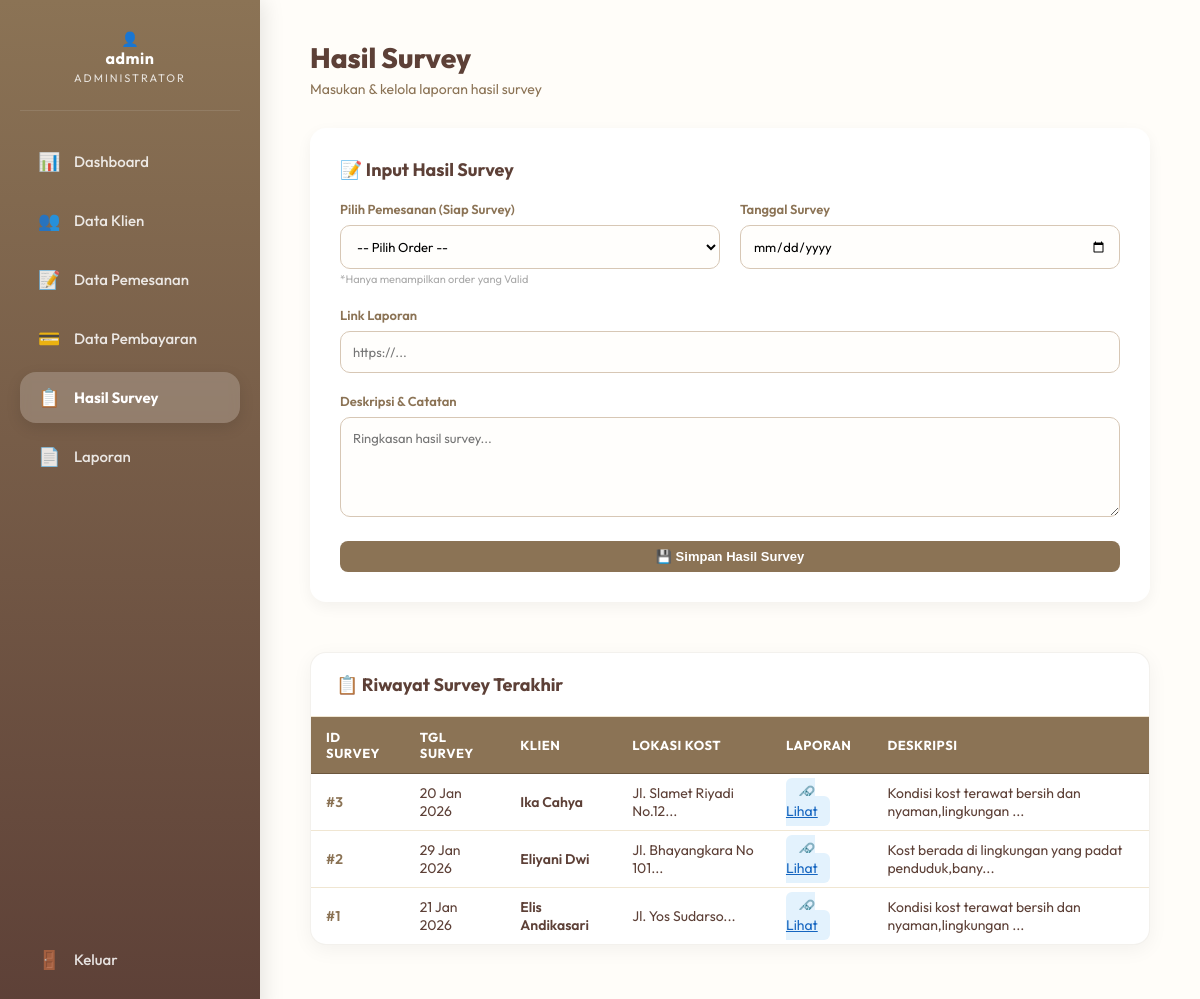
The app's page /admin/survey.php (signed in) with its own data.
### tables this page shows
CREATE TABLE `hasil_survey` (
  `id_survey` int(11) NOT NULL,
  `id_pemesanan` int(11) NOT NULL,
  `deskripsi` text DEFAULT NULL,
  `tanggal_survey` date DEFAULT NULL,
  `dokumentasi_survey` varchar(255) DEFAULT NULL
);

CREATE TABLE `klien` (
  `id_klien` int(8) NOT NULL,
  `nama_lengkap` varchar(100) NOT NULL,
  `email` varchar(100) NOT NULL,
  `no_wa` varchar(15) NOT NULL,
  `password` varchar(255) NOT NULL
);

CREATE TABLE `pemesanan` (
  `id_pemesanan` int(8) NOT NULL,
  `id_klien` int(8) NOT NULL,
  `id_layanan` int(8) NOT NULL,
  `jarak_dari_kantor` varchar(50) NOT NULL,
  `alamat_kost` text NOT NULL,
  `no_wa_klien` varchar(15) NOT NULL,
  `jadwal_survey` date NOT NULL,
  `waktu_survey` time NOT NULL,
  `catatan_tambahan` text NOT NULL
);

### admin/survey.php (the view, shortened to what this page needs)
<?php
require_once '../config.php';
$admin_name = $_SESSION['admin_name'] ?? 'Admin';
$sql_history = "SELECT h.*, p.alamat_kost, k.nama_lengkap
                FROM hasil_survey h
                JOIN pemesanan p ON h.id_pemesanan = p.id_pemesanan
                JOIN klien k ON p.id_klien = k.id_klien
                ORDER BY h.id_survey DESC LIMIT 10";
$res_history = $conn->query($sql_history);
?>
<!DOCTYPE html>
<html lang="id">
<head>
    <link rel="stylesheet" href="../css/admin_global.css?v=<?php echo time(); ?>">
</head>
<body>
    <aside class="sidebar">
        <div class="profile-section">
            <div class="profile-icon-circle">👤</div>
            <div class="profile-name"><?php echo htmlspecialchars($admin_name); ?></div>
            <div class="profile-role">Administrator</div>
        </div>
        <ul class="nav-links">
            <li><a href="dashboard.php"><span class="icon">📊</span> Dashboard</a></li>
            <li><a href="pengguna.php"><span class="icon">👥</span> Data Klien</a></li>
            <li><a href="pemesanan.php"><span class="icon">📝</span> Data Pemesanan</a></li>
            <li><a href="pembayaran.php"><span class="icon">💳</span> Data Pembayaran</a></li>
            <li><a href="survey.php" class="active"><span class="icon">📋</span> Hasil Survey</a></li>
            <li><a href="laporan.php"><span class="icon">📄</span> Laporan</a></li>
            <li><a href="../logout.php" class="logout-btn"><span class="icon">🚪</span> Keluar</a></li>
        </ul>
    </aside>
    <main class="main-content">
        <div class="page-header">
            <div class="page-title">
                <h1>Hasil Survey</h1>
                <p>Masukan & kelola laporan hasil survey</p>
            </div>
        </div>
        <div style="display: grid; grid-template-columns: 1fr; gap: 30px;">
            <div class="form-section">
                <h3 class="table-header-title" style="border:none; padding:0; margin-bottom:20px;">📝 Input Hasil Survey</h3>
                <form method="POST">
                    <div style="display: grid; grid-template-columns: 1fr 1fr; gap: 20px;">
                        <div class="form-group">
                            <label>Pilih Pemesanan (Siap Survey)</label>
                            <select name="id_pemesanan" id="idPemesanan" required>
                                <option value="">-- Pilih Order --</option>
                            </select>
                            <small style="color:#aaa; font-size:11px;">*Hanya menampilkan order yang Valid</small>
                        </div>
                        <div class="form-group">
                            <label>Tanggal Survey</label>
                            <input type="date" name="tanggal_survey" id="tanggalSurvey" required>
                        </div>
                    </div>
                    <div class="form-group">
                        <label>Link Laporan</label>
                        <input type="url" name="link_drive" placeholder="https://..." required>
                    </div>
                    <div class="form-group">
                        <label>Deskripsi & Catatan</label>
                        <textarea name="deskripsi_survey" placeholder="Ringkasan hasil survey..." required style="height:100px;"></textarea>
                    </div>
                    <button type="submit" class="btn btn-primary" style="width:100%; justify-content:center;">💾 Simpan Hasil Survey</button>
                </form>
            </div>
            <div class="table-section">
                <div class="table-header-title">📋 Riwayat Survey Terakhir</div>
                <table>
                    <thead>
                        <tr>
                            <th>ID Survey</th>
                            <th>Tgl Survey</th>
                            <th>Klien</th>
                            <th>Lokasi Kost</th>
                            <th>Laporan</th>
                            <th>Deskripsi</th>
                        </tr>
                    </thead>
                    <tbody>
                        <?php if ($res_history && $res_history->num_rows > 0): ?>
                            <?php while($h = $res_history->fetch_assoc()): ?>
                            <tr>
                                <td>#<?php echo $h['id_survey']; ?></td>
                                <td><?php echo date('d M Y', strtotime($h['tanggal_survey'])); ?></td>
                                <td style="font-weight:600;"><?php echo htmlspecialchars($h['nama_lengkap']); ?></td>
                                <td><?php echo htmlspecialchars(substr($h['alamat_kost'], 0, 30)); ?>...</td>
                                <td><a href="<?php echo htmlspecialchars($h['dokumentasi_survey']); ?>" target="_blank" class="btn-action-view">🔗 Lihat</a></td>
                                <td><?php echo htmlspecialchars(substr($h['deskripsi'], 0, 50)); ?>...</td>
                            </tr>
                            <?php endwhile; ?>
                        <?php else: ?>
                            <tr><td colspan="6" style="text-align:center; color:#999;">Belum ada hasil survey tersimpan.</td></tr>
                        <?php endif; ?>
                    </tbody>
                </table>
            </div>
        </div>
    </main>
</body>
</html>

### css/admin_global.css (style rules this page uses)
:root { --primary: #8B7355; --primary-dark: #6B563D; --accent: #D4A373; --bg-body: #FFFDF9; --text-dark: #4A3B32; --sidebar-gradient: linear-gradient(180deg, #8B7355 0%, #5D4037 100%); --header-brown: #8B7355; --row-hover: #FAFAFA; --border-light: #F0E6D2; }
* { margin: 0; padding: 0; box-sizing: border-box; }
body { font-family: 'Outfit', sans-serif; background-color: var(--bg-body); color: var(--text-dark); display: flex; min-height: 100vh; font-size: 14px; }
.sidebar { width: 260px; background: var(--sidebar-gradient); position: fixed; top: 0; left: 0; bottom: 0; display: flex; flex-direction: column; z-index: 1000; box-shadow: 4px 0 20px rgba(0, 0, 0, 0.1); padding: 30px 20px; }
.profile-section { padding: 0 0 25px 0; text-align: center; color: white; border-bottom: 1px solid rgba(255, 255, 255, 0.1); margin-bottom: 25px; }
.profile-name { font-weight: 700; font-size: 16px; margin-bottom: 3px; letter-spacing: 0.5px; }
.profile-role { font-size: 11px; opacity: 0.8; letter-spacing: 2px; text-transform: uppercase; }
.nav-menu, .nav-links { list-style: none; padding: 0; flex: 1; display: flex; flex-direction: column; gap: 8px; }
.nav-link, .nav-links a { display: flex; align-items: center; gap: 14px; padding: 14px 18px; text-decoration: none; color: rgba(255, 255, 255, 0.85); border-radius: 16px; font-size: 15px; font-weight: 500; transition: 0.2s; }
.nav-link:hover, .nav-link.active, .nav-links a:hover, .nav-links a.active { background: rgba(255, 255, 255, 0.2); color: white; font-weight: 700; backdrop-filter: blur(5px); box-shadow: 0 5px 15px rgba(0, 0, 0, 0.1); }
.nav-link i, .nav-links a .icon { width: 22px; text-align: center; font-size: 18px; }
.nav-links li { display: contents; }
.nav-links li:last-child { margin-top: auto; }
.nav-links li:last-child a { margin-top: auto; }
.main-content { margin-left: 260px; flex: 1; padding: 40px 50px; max-width: 1400px; }
.page-header { margin-bottom: 30px; display: flex; justify-content: space-between; align-items: center; }
.page-title h1 { font-size: 28px; font-weight: 800; color: #5D4037; margin-bottom: 5px; }
.page-title p { color: #8B7355; font-size: 14px; }
.table-container, .table-section { background: white; border-radius: 16px; overflow: hidden; box-shadow: 0 5px 20px rgba(0, 0, 0, 0.05); border: 1px solid rgba(139, 115, 85, 0.1); margin-bottom: 30px; padding: 0; width: 100%; margin-left: auto; margin-right: auto; }
.table-header-title { padding: 20px 25px; border-bottom: 1px solid var(--border-light); font-size: 18px; font-weight: 700; color: #5D4037; }
table { width: 100%; border-collapse: collapse; }
thead tr { background-color: var(--header-brown); color: white; }
th { padding: 12px 15px; text-align: left; font-size: 13px; font-weight: 700; text-transform: uppercase; letter-spacing: 0.5px; border-bottom: 1px solid #6B563D; }
tbody tr { border-bottom: 1px solid var(--border-light); transition: 0.2s; }
tbody tr:last-child { border-bottom: none; }
td { padding: 10px 15px; font-size: 14px; color: #5D4037; vertical-align: middle; border-right: none; border-left: none; }
td:first-child { font-weight: 600; color: var(--header-brown); }
.btn { display: inline-flex; align-items: center; justify-content: center; gap: 8px; padding: 8px 16px; border-radius: 8px; font-size: 13px; font-weight: 600; text-decoration: none; border: none; cursor: pointer; transition: 0.2s; }
.btn-primary { background: var(--primary); color: white; }
.btn-action-view { color: #1565C0; background: #E3F2FD; padding: 6px 12px; border-radius: 6px; }
.form-section { background: white; padding: 30px; border-radius: 16px; box-shadow: 0 5px 15px rgba(0, 0, 0, 0.05); margin-bottom: 20px; }
.form-group { margin-bottom: 20px; }
label { display: block; margin-bottom: 8px; color: #8B7355; font-weight: 600; font-size: 13px; }
input[type="text"], input[type="date"], input[type="url"], input[type="number"], select, textarea { width: 100%; padding: 12px; border: 1px solid #D7C7B5; border-radius: 10px; font-family: inherit; font-size: 13px; outline: none; transition: 0.2s; background: #FFFEFC; }

### records on screen
hasil_survey: id_survey "3", tanggal_survey "20 Jan 2026", klien.nama_lengkap "Ika Cahya", id_pemesanan.alamat_kost "Jl. Slamet Riyadi No.12", deskripsi "Kondisi kost terawat bersih dan nyaman,lingkungan"
hasil_survey: id_survey "2", tanggal_survey "29 Jan 2026", klien.nama_lengkap "Eliyani Dwi", id_pemesanan.alamat_kost "Jl. Bhayangkara No 101", deskripsi "Kost berada di lingkungan yang padat penduduk,bany"
hasil_survey: id_survey "1", tanggal_survey "21 Jan 2026", klien.nama_lengkap "Elis Andikasari", id_pemesanan.alamat_kost "Jl. Yos Sudarso", deskripsi "Kondisi kost terawat bersih dan nyaman,lingkungan"

### other values on screen
$admin_name "admin"
